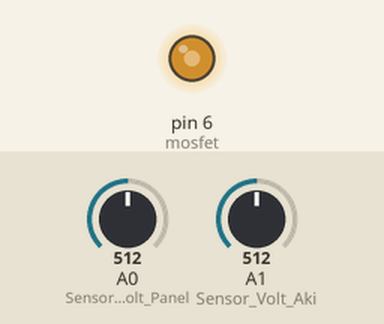
This sketch was run on a simulated Arduino Uno, built with avr-gcc and run on an emulated ATmega328P. On the bench: output pins drawn as LEDs (lit = HIGH). The test bench sets the inputs (shaded band); at power-on: A1 (Sensor_Volt_Aki) = 512, A0 (Sensor_Volt_Panel) = 512.

Above: at 1.2 s.
1.3 s: A1 (Sensor_Volt_Aki) set to 740
At 1.7 s:
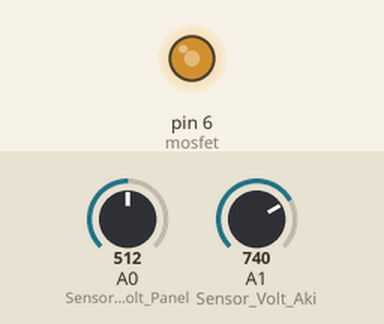
2.8 s: A1 (Sensor_Volt_Aki) set to 766
At 4.0 s:
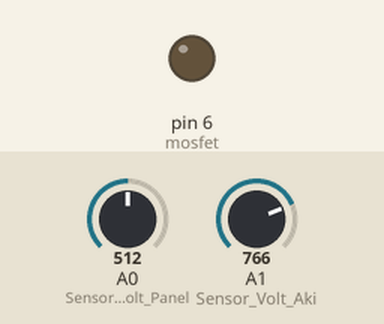
4.3 s: A1 (Sensor_Volt_Aki) set to 716
At 5.2 s:
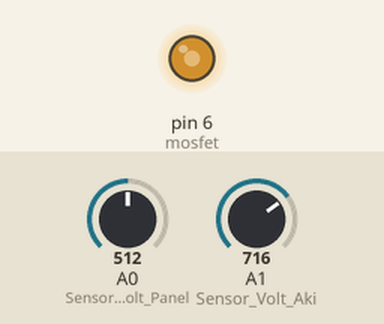
5.8 s: A0 (Sensor_Volt_Panel) set to 716
At 6.3 s:
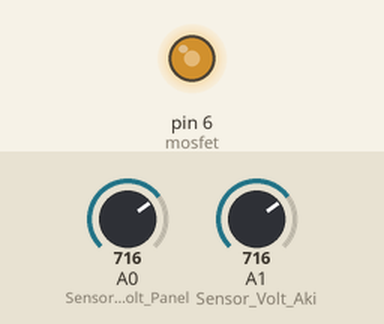
7.3 s: A1 (Sensor_Volt_Aki) set to 900
At 8.7 s:
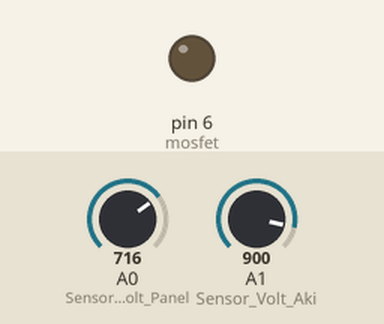
Timing chart, 0 to 9.8 s (numbered marks = the images above; inputs shaded):
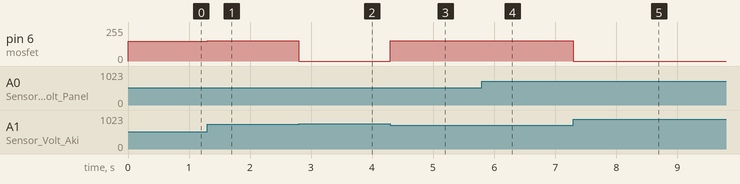

The sketch:

coba_solar_panel.ino
```cpp
float Res1_Panel_1 = 15000.0;
float Res2_Panel_1 = 5600.0;
float Res1_Aki_1 = 15000.0;
float Res2_Aki_1 = 5600.0;

int Sensor_Volt_Panel = A0;
int Sensor_Volt_Aki = A1;

float vModul_Panel;
float vModul_Aki;

float voltage_Panel1;
float voltage_Aki1;

float bBawah_vAki =12.6;
float bAtas_vAki =13.6;

float daya;

float pSekarang;
float pSebelum =0;

const int pinADC = A1;
int sensitivitas = 185; //5A
int valueADC = 00;
int teganganOffset = 2500;
double nilaiArus = 00;
double nilaiTegangan = 00;

int pwm = 150;

#define mosfet 6

void setup(){
  Serial.begin(9600);
  pinMode(mosfet, OUTPUT);
}

void loop(){
  int analog_Panel = analogRead(Sensor_Volt_Panel);
  int analog_Aki = analogRead(Sensor_Volt_Aki);

  valueADC = analogRead(pinADC);
  nilaiTegangan = (valueADC/1024.0)*5000;
  nilaiArus = ((nilaiTegangan - teganganOffset)/sensitivitas); //Nilai arus

  vModul_Panel = (analog_Panel*5)/1024.0;
  vModul_Aki = (analog_Aki*5)/1024.0;

  voltage_Panel1 = vModul_Panel/(Res2_Panel_1/(Res1_Panel_1 + Res2_Panel_1)); //Tegangan Panel 1
  voltage_Aki1 = vModul_Aki/(Res2_Aki_1/(Res1_Aki_1 + Res2_Aki_1)); //Tegangan Aki 1

  daya = voltage_Panel1*nilaiArus;
  pSekarang = daya;
  if(pSekarang>pSebelum){
    pwm +=1;
  }
  else if(pSekarang<pSebelum){
    pwm -=1;
  }
  pSebelum = pSekarang;

  if(voltage_Aki1<bAtas_vAki){
    analogWrite(mosfet, pwm);
  }
  if(voltage_Aki1>=bAtas_vAki){
    analogWrite(mosfet, 0);
  }
}
```

Measured:
- the behaviour switches between 757 and 758 on A1 (Sensor_Volt_Aki) (found by bisection; images 1 and 2)
- after the input at 1.3 s, pin 6 (mosfet): 150/255 → 151/255 at once
- after the input at 2.8 s, pin 6 (mosfet): 151/255 → 0/255 at once
- after the input at 4.3 s, pin 6 (mosfet): 0/255 → 151/255 at once
- after the input at 5.8 s, pin 6 (mosfet): 151/255 → 152/255 at once
- after the input at 7.3 s, pin 6 (mosfet): 152/255 → 0/255 at once
